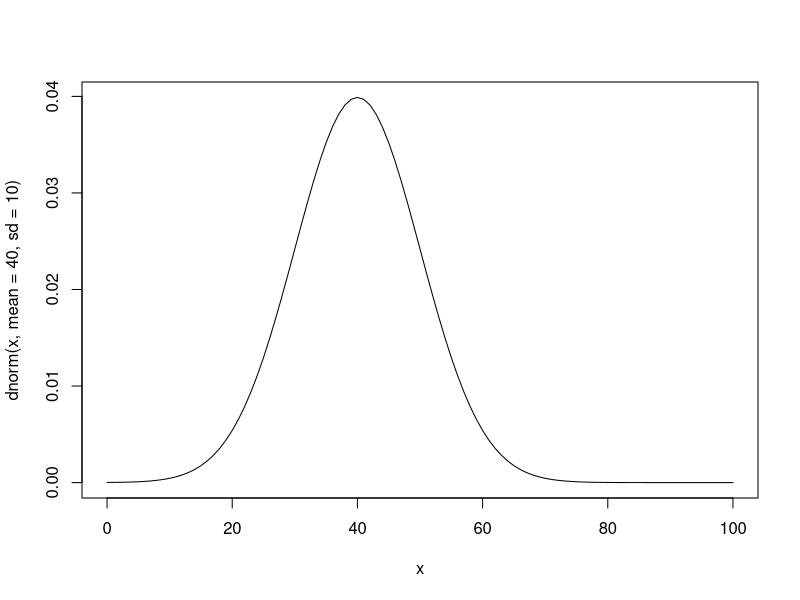
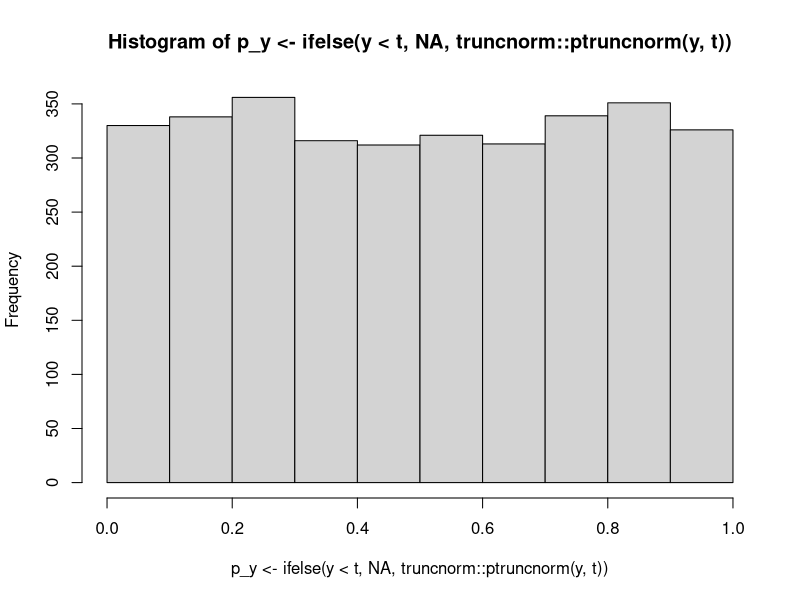
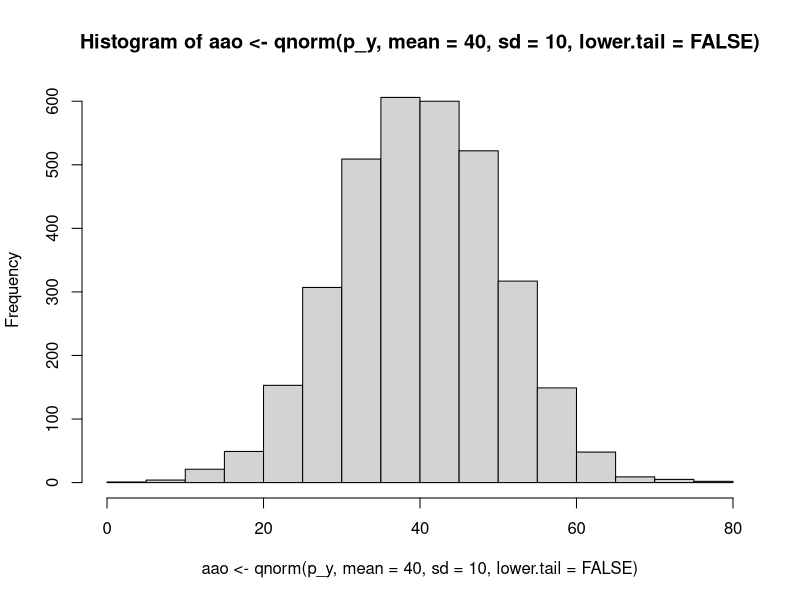
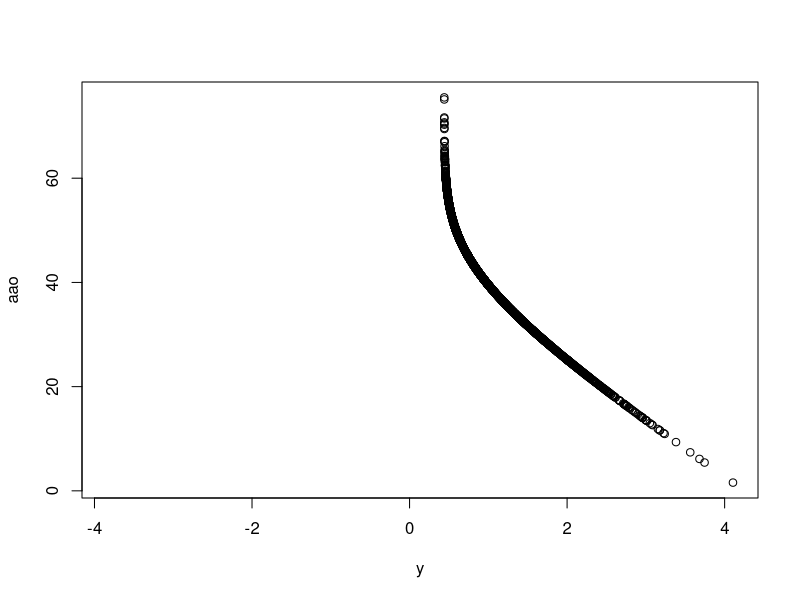
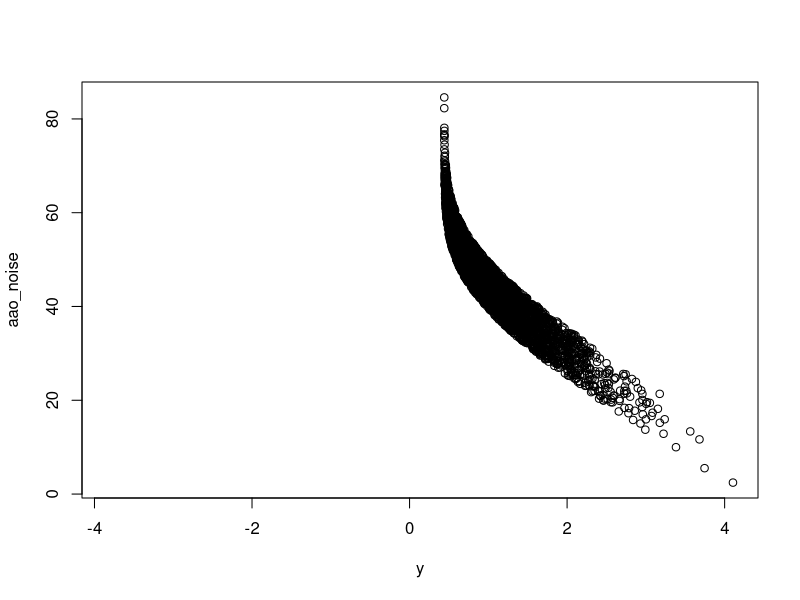
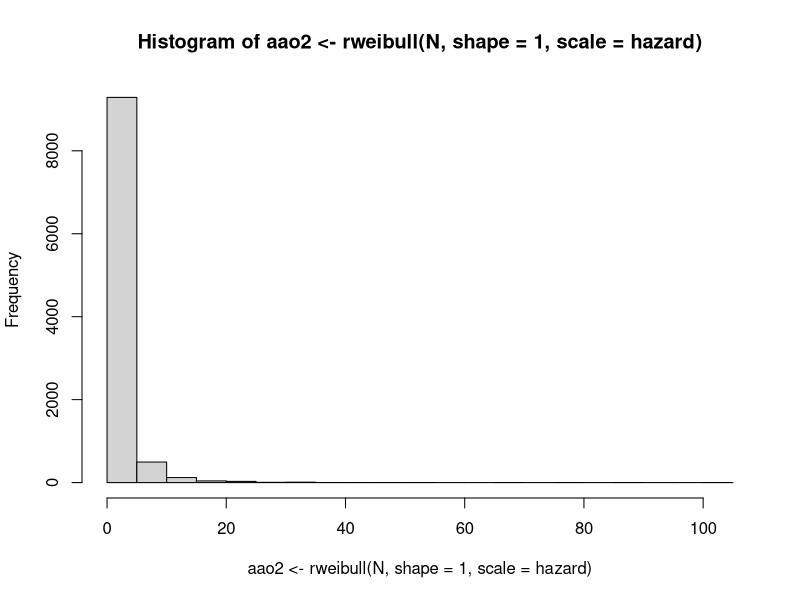
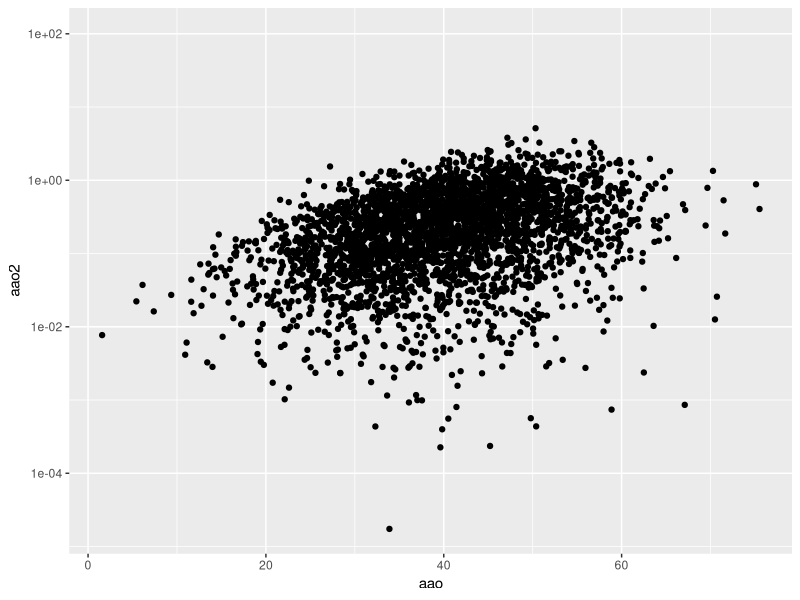

Here is the R script that generated these plots, in order:
N <- 10000
# if we assume an AA0 distribution similar to e.g. breast cancer
curve(dnorm(x, mean = 40, sd = 10), from = 0, to = 100)
# if we have some full liability
y <- rnorm(N)
# and a lifetime prevalence of say 15%, the threshold t for being a case is:
K <- 0.15
t <- pnorm(K, lower.tail = FALSE)
y01 <- (y > t)
# and the age of onset based on the liability is
hist(p_y <- ifelse(y < t, NA, truncnorm::ptruncnorm(y, t)))
hist(aao <- qnorm(p_y, mean = 40, sd = 10, lower.tail = FALSE))
plot(y, aao)
# you can also try to add some noise to the AAO
aao_noise <- aao + runif(N, max = 10)
plot(y, aao_noise)

hazard <- exp(-y)  # Transform liability into a hazard ratio
hist(aao2 <- rweibull(N, shape = 1, scale = hazard))
library(ggplot2)
qplot(aao, aao2) +
  # coord_cartesian(ylim = c(NA, 5)) +
  scale_y_log10()
